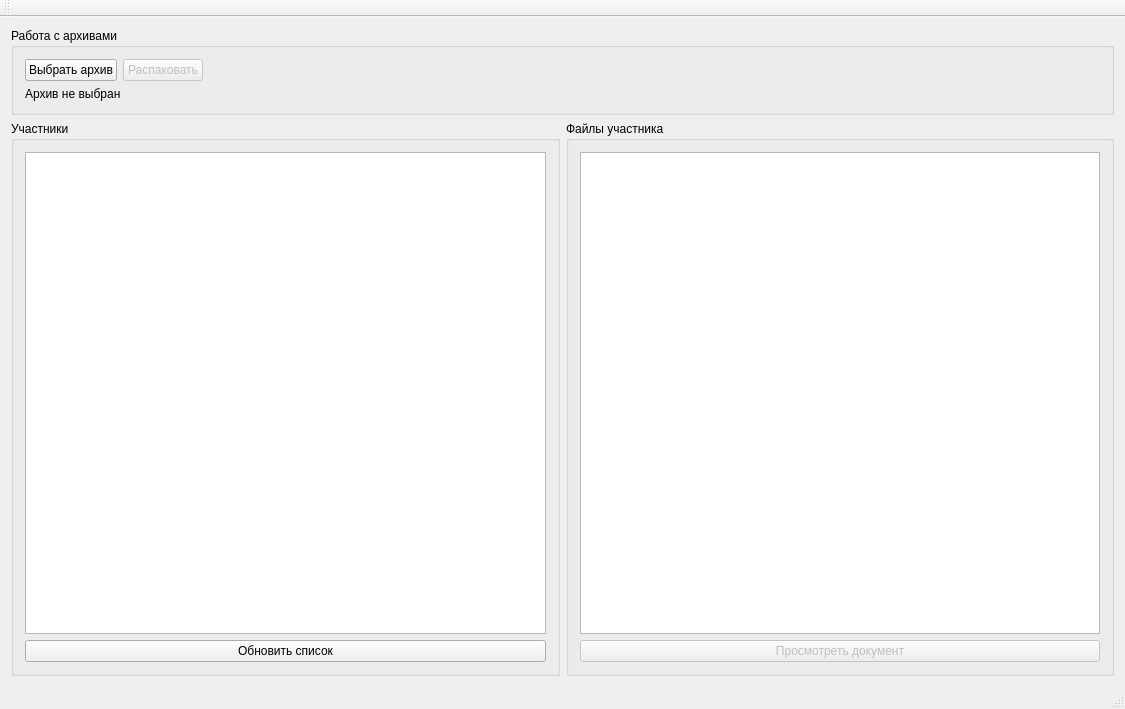
<?xml version="1.0" encoding="UTF-8"?>
<ui version="4.0">
 <class>MainWindowClass</class>
 <widget class="QMainWindow" name="MainWindowClass">
  <property name="geometry">
   <rect>
    <x>0</x>
    <y>0</y>
    <width>1125</width>
    <height>709</height>
   </rect>
  </property>
  <property name="windowTitle">
   <string>Помощник рецензента</string>
  </property>
  <widget class="QWidget" name="centralWidget">
   <layout class="QVBoxLayout" name="verticalLayout_4">
    <item>
     <widget class="QGroupBox" name="groupArchive">
      <property name="title">
       <string>Работа с архивами</string>
      </property>
      <layout class="QVBoxLayout" name="verticalLayout">
       <item>
        <layout class="QHBoxLayout" name="horizontalLayout">
         <item>
          <widget class="QPushButton" name="btnSelectArchive">
           <property name="text">
            <string>Выбрать архив</string>
           </property>
          </widget>
         </item>
         <item>
          <widget class="QPushButton" name="btnExtractArchive">
           <property name="enabled">
            <bool>false</bool>
           </property>
           <property name="text">
            <string>Распаковать</string>
           </property>
          </widget>
         </item>
         <item>
          <spacer name="horizontalSpacer">
           <property name="orientation">
            <enum>Qt::Orientation::Horizontal</enum>
           </property>
           <property name="sizeHint" stdset="0">
            <size>
             <width>40</width>
             <height>20</height>
            </size>
           </property>
          </spacer>
         </item>
        </layout>
       </item>
       <item>
        <widget class="QLabel" name="lblArchivePath">
         <property name="text">
          <string>Архив не выбран</string>
         </property>
        </widget>
       </item>
      </layout>
     </widget>
    </item>
    <item>
     <layout class="QHBoxLayout" name="horizontalLayout_2">
      <item>
       <widget class="QGroupBox" name="groupParticipants">
        <property name="title">
         <string>Участники</string>
        </property>
        <layout class="QVBoxLayout" name="verticalLayout_2">
         <item>
          <widget class="QTreeWidget" name="treeParticipants">
           <property name="headerHidden">
            <bool>true</bool>
           </property>
           <column>
            <property name="text">
             <string notr="true">1</string>
            </property>
           </column>
          </widget>
         </item>
         <item>
          <widget class="QPushButton" name="btnRefreshParticipants">
           <property name="text">
            <string>Обновить список</string>
           </property>
          </widget>
         </item>
        </layout>
       </widget>
      </item>
      <item>
       <widget class="QGroupBox" name="groupFiles">
        <property name="title">
         <string>Файлы участника</string>
        </property>
        <layout class="QVBoxLayout" name="verticalLayout_3">
         <item>
          <widget class="QTreeWidget" name="treeFiles">
           <property name="headerHidden">
            <bool>true</bool>
           </property>
           <column>
            <property name="text">
             <string notr="true">1</string>
            </property>
           </column>
          </widget>
         </item>
         <item>
          <widget class="QPushButton" name="btnPreviewDocument">
           <property name="enabled">
            <bool>false</bool>
           </property>
           <property name="text">
            <string>Просмотреть документ</string>
           </property>
          </widget>
         </item>
        </layout>
       </widget>
      </item>
     </layout>
    </item>
   </layout>
  </widget>
  <widget class="QMenuBar" name="menuBar">
   <property name="geometry">
    <rect>
     <x>0</x>
     <y>0</y>
     <width>1125</width>
     <height>21</height>
    </rect>
   </property>
  </widget>
  <widget class="QToolBar" name="mainToolBar">
   <attribute name="toolBarArea">
    <enum>TopToolBarArea</enum>
   </attribute>
   <attribute name="toolBarBreak">
    <bool>false</bool>
   </attribute>
  </widget>
  <widget class="QStatusBar" name="statusBar"/>
 </widget>
 <layoutdefault spacing="6" margin="11"/>
 <resources/>
 <connections/>
</ui>
